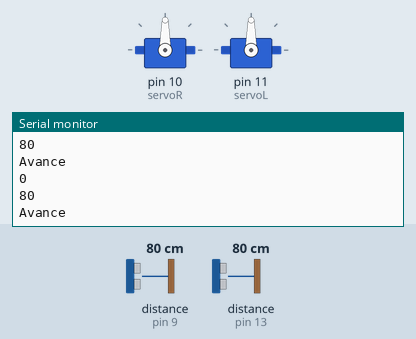
Recording of a program running on a simulated Arduino Uno, built with avr-gcc and run on an emulated ATmega328P. On the bench: 2 × servo, the last lines printed to the serial monitor. Inputs (shaded band) come from the test bench; at power-on: distance to the obstacle (sensors on pin 13, pin 9) 80 cm. The echo pulse lasts 58.3 µs per cm.

Above: at 1.8 s.
1.9 s: distance to the obstacle (sensor on pin 13) set to 38 cm
At 2.9 s:
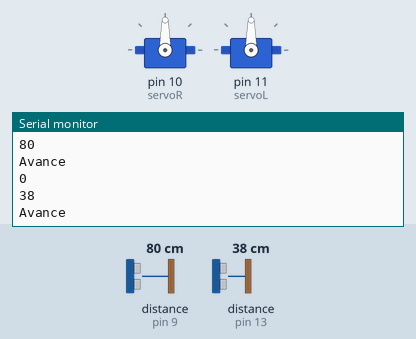
3.4 s: distance to the obstacle (sensor on pin 13) set to 31 cm
At 5.1 s:
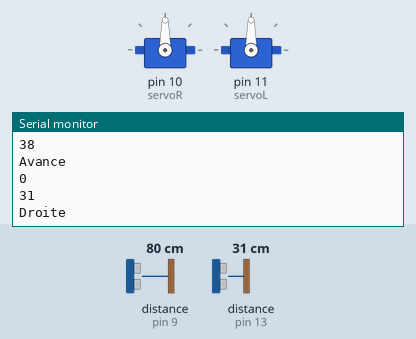
Timing chart, 0 to 6.6 s (numbered marks = the images above; inputs shaded):
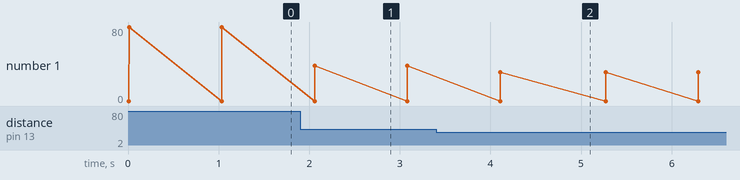

The program:

main.cpp
```cpp
#include <Arduino.h>
#include <Servo.h>
#include <Ultrasonic.h>

#include "Moving/servoControl.h"

#define TRIGG_FRONT 12
#define ECHO_FRONT 13

#define TRIGG_BACK 8
#define ECHO_BACK 9


Ultrasonic frontUltrasonicSensor(TRIGG_FRONT, ECHO_FRONT);
Ultrasonic BackUltrasonicSensor(TRIGG_BACK, ECHO_BACK);

Servo servoR;
Servo servoL;

int sonorPin = A0;

unsigned int dist = 100;
unsigned int back_dist = 0;
unsigned int song = 0;

int speed = 200;

bool stop = false;

void setup() {
  Serial.begin(115200);
  servoR.attach(10);
  servoL.attach(11);
}

void loop() {
    //song = analogRead(sonorPin);
    dist = frontUltrasonicSensor.read();
    back_dist = BackUltrasonicSensor.read();
    Serial.println(song);
    Serial.println(dist);
    delay(5);

    if(back_dist < 30){
      if(back_dist < 15){
        speed +=  (30 - back_dist) + 70;
      }
      speed +=  (30 - back_dist) + 20;
    }
    else{
      speed = 200;
    }

    if(dist > 35 && dist != 0){
      if(stop){SmoothStop(speed, servoR, servoL, &stop);}
      stop = false;
      Forward(speed, servoR, servoL);
    }
    else{
      if(!stop){SmoothStop(speed, servoR, servoL, &stop);}
      Right(speed, servoR, servoL);
    }
    delay(1000);
}
```

servoControl.cpp
```cpp
#include "servoControl.h"

#include <Servo.h>
#include <Arduino.h>

void Forward(int speed, Servo servoR, Servo servoL){
  servoR.writeMicroseconds(1500 - speed);
  servoL.writeMicroseconds(1500 + speed);
  Serial.println("Avance");
  delay(10);
}

void Backward(int speed, Servo servoR, Servo servoL){
  servoR.writeMicroseconds(1500 + speed);
  servoL.writeMicroseconds(1500 - speed);
  Serial.println("Recule");
  delay(10);
}

void Right(int speed, Servo servoR, Servo servoL){
  servoR.writeMicroseconds(1500 + speed);
  servoL.writeMicroseconds(1500 + speed);
  Serial.println("Droite");
  delay(10);
}

void Left(int speed, Servo servoR, Servo servoL){
  servoR.writeMicroseconds(1500 - speed);
  servoL.writeMicroseconds(1500 + speed);
  Serial.println("Gauche");
  delay(10);
}

void SmoothStop(int speed, Servo servoR, Servo servoL, bool *stop){
   int s = speed;
   while(s > 0)
   {
     s -= 15;
     servoR.writeMicroseconds(1500 + s);
     servoL.writeMicroseconds(1500 + s);
     delay(10);
   }
   if(*stop == false){
    *stop = true;
   }
}
```

servoControl.h
```cpp
#include <Arduino.h>
#include <Servo.h>

void Forward(int speed, Servo servoR, Servo servoL);
void Backward(int speed, Servo servoR, Servo servoL);
void Right(int speed, Servo servoR, Servo servoL);
void Left(int speed, Servo servoR, Servo servoL);
void SmoothStop(int speed, Servo servoR, Servo servoL, bool *stop);
```

Measured:
- the behaviour switches between 36 and 35 cm on distance to the obstacle (sensor on pin 13) (found by bisection; images 1 and 2)
- after the input at 1.9 s, the serial monitor: prints a new line after 0.16 s (image 1)
- after the input at 3.4 s, the serial monitor: prints a new line after 0.71 s (image 2)
- plotted number 1: 80 → 38 after the input at 1.9 s, 38 → 31 after the input at 3.4 s
